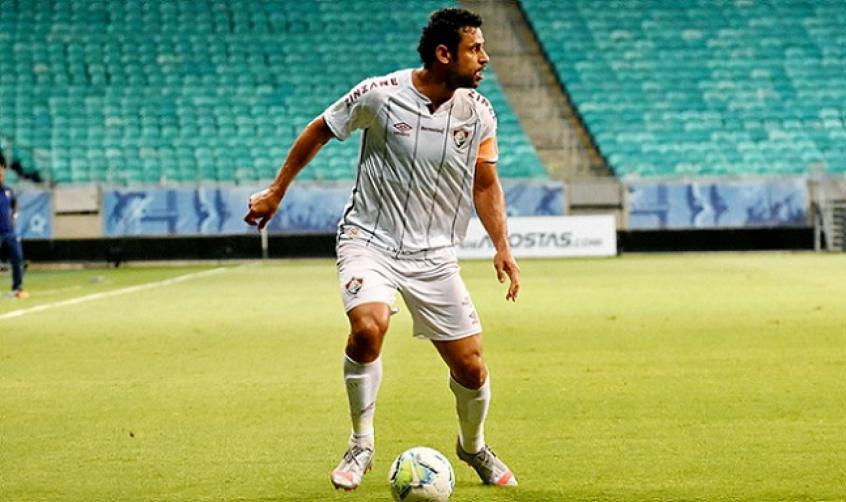
#> input picture fred.jpg, 846 x 502 px, found by its file name
$ python parte1.py
#> lines starting #> are read from the running program, lines starting #| are printed output that depends on the picture
import cv2
import numpy as np
from matplotlib import pyplot as plt

def crop(imagem, x, y, altura, largura):
    pedaco = imagem[y:y+altura, x:x+largura]
    return pedaco

def paste(imagem, imagem_destino, x, y):
    imagem_destino[y:y+imagem.shape[0], x:x+imagem.shape[1]] = imagem
    return imagem_destino

fred = cv2.imread("trabalho1/fred.jpg")
#> fred is the input picture: shape (502, 846, 3); mean B, G, R 113, 163.6, 137.6
fred = cv2.cvtColor(fred, cv2.COLOR_BGR2RGB)

x_bola = 385
y_bola = 443
altura_bola = 58
largura_bola = 71

bola = crop(fred, x_bola, y_bola, altura_bola, largura_bola)
#> in crop, `pedaco = imagem[y:y+altura, x:x+largura]`:
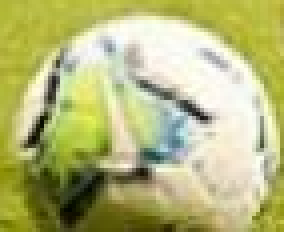
#> pedaco: shape (58, 71, 3) (shown 4 times larger); mean R, G, B 181.4, 183.5, 122.4

x_destino = 525
y_destino = 443

nova_imagem = paste(bola, fred, x_destino, y_destino)

plt.imshow(nova_imagem), plt.xticks([]), plt.yticks([])
plt.show()

$ run again, with bw.jpg copied over fred.jpg
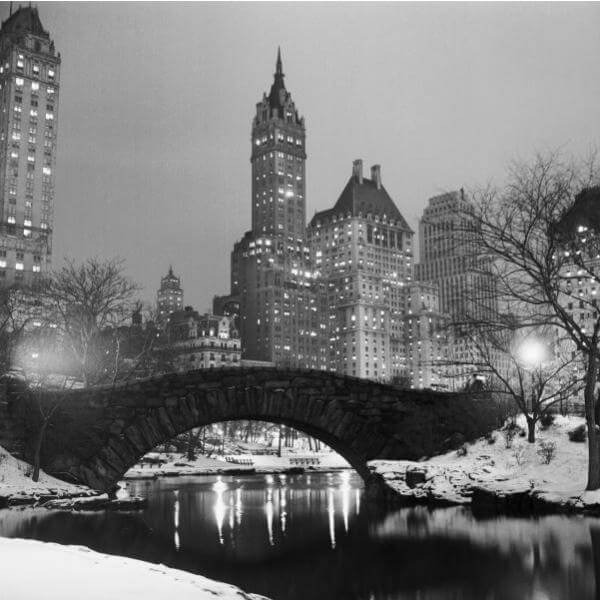
#> input picture bw.jpg, 600 x 600 px, found by its file name
#> fred is the input picture: shape (600, 600, 3); min 0, max 255, mean 120.3
#> in crop, `pedaco = imagem[y:y+altura, x:x+largura]`:
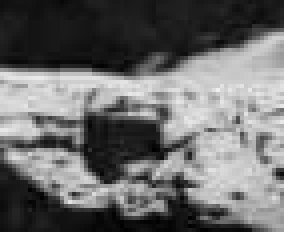
#> pedaco: shape (58, 71, 3) (shown 4 times larger); min 0, max 239, mean 106.6
